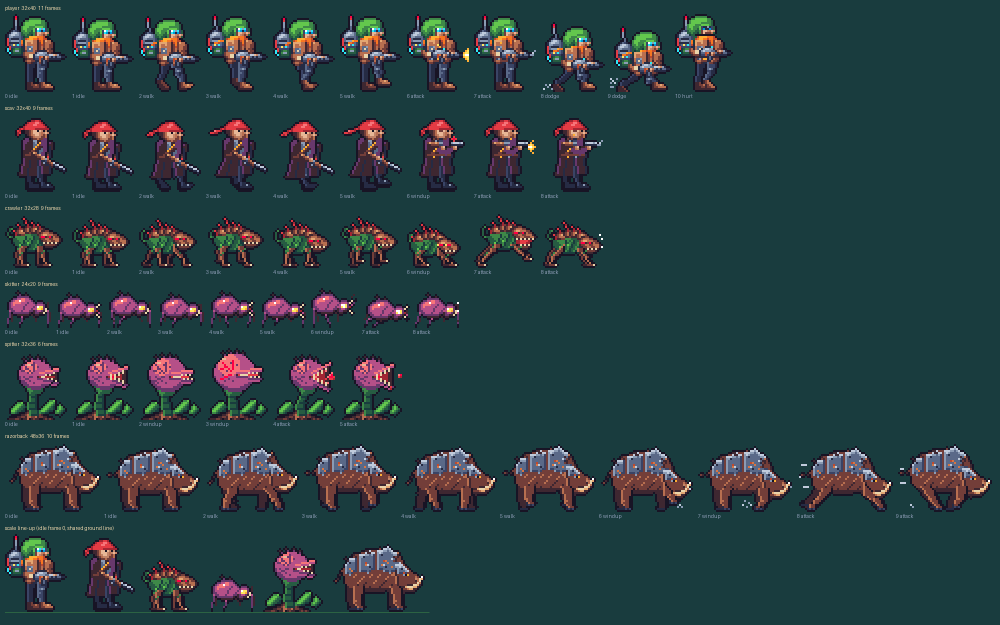
#> input picture pixel-art/contact_chars.png, 2000 x 1250 px (shown at 1/2 size)
$ python -i kit.py   (imports and definitions only)
#> lines starting #> are read from the running program, lines starting #| are printed output that depends on the picture
"""Shared helpers for the "night" sprite group (burrower, seed_carrier, seedling,
ruin_guard, colossus, survivor). An identical copy lives in each of those folders so
every build.py is self-contained:  from kit import *

Everything is drawn with pixelstudio's Sprite on one layer per frame, snapped to the
Endesga-32 palette; finish() adds the #181425 outer outline; export() writes the 1x
horizontal strip to public/sprites/<key>.png plus previews / GIF / night tests.
"""
import sys
from pathlib import Path

_local = Path(__file__).resolve().parents[2] / ".claude/skills/pixel-art-studio/scripts"
sys.path.insert(0, str(_local if _local.exists() else Path.home() / ".claude/skills/pixel-art-studio/scripts"))
from pixelstudio import Sprite, PALETTES, ramp, mix  # noqa: E402,F401
from PIL import Image, ImageDraw, ImageFont  # noqa: E402

ROOT = Path(__file__).resolve().parents[2]
PAL = PALETTES["endesga32"]

# ---- Endesga-32 by name -------------------------------------------------------
E = dict(
    rust="#be4a2f", clay="#d77643", cream="#ead4aa", skin="#e4a672", tan="#b86f50",
    brown="#733e39", plum="#3e2731", wine="#a22633", red="#e43b44", orange="#f77622",
    amber="#feae34", yellow="#fee761", lime="#63c74d", green="#3e8948", forest="#265c42",
    abyss="#193c3e", navy="#124e89", blue="#0099db", cyan="#2ce8f5", white="#ffffff",
    silver="#c0cbdc", grey="#8b9bb4", slate="#5a6988", steel="#3a4466", ink="#262b44",
    out="#181425", hot="#ff0044", purple="#68386c", magenta="#b55088", pink="#f6757a",
    peach="#e8b796", khaki="#c28569",
)
OUT = E["out"]

# shared material ramps (dark -> light), all Endesga
BARK = [E["plum"], E["brown"], E["tan"], E["khaki"]]
MOSS = [E["abyss"], E["forest"], E["green"], E["lime"]]
STONE = [E["ink"], E["steel"], E["slate"], E["grey"], E["silver"]]
STEEL = [E["ink"], E["steel"], E["slate"], E["grey"], E["silver"], E["white"]]
RUST = [E["plum"], E["brown"], E["rust"], E["clay"]]
DIRT = [E["plum"], E["brown"], E["tan"], E["khaki"], E["peach"]]
EMBER = [E["wine"], E["red"], E["hot"], E["orange"], E["amber"], E["yellow"]]
GLOW_A = [E["orange"], E["amber"], E["yellow"]]
ENERGY = [E["navy"], E["blue"], E["cyan"], E["white"]]


def new_sprite(w, h):
    return Sprite(w, h, palette="endesga32")


# [7 lines left out: function new_frame, not called in this run]


# ---- drawing helpers --------------------------------------------------------------

def hl(s, x0, x1, y, c, only=None):
    s.line(x0, y, x1, y, c, only=only)


def vl(s, x, y0, y1, c, only=None):
    s.line(x, y0, x, y1, c, only=only)


def pxs(s, pts, c, only=None):
    for x, y in pts:
        s.px(x, y, c, only=only)


# [16 lines left out: function shaded_ellipse, not called in this run]


def poly_shade(s, pts, base, light=None, dark=None, only=None):
    s.polygon(pts, base, only=only)


# [58 lines left out: functions mask_of, rim_light, part, not called in this run]


def finish(s, outline=OUT):
    """Outer 1px outline for the current frame (cel must keep a 1px margin)."""
    s.outline(outline, where="outside")


# [15 lines left out: function clean_orphans, not called in this run]


# ---- directional (top-left) light shading -------------------------------------------
import math as _m
_L = (-0.55, -0.62, 0.56)
_ln = _m.sqrt(sum(v * v for v in _L))
LIGHT = tuple(v / _ln for v in _L)


def _band(d, n, lo=-0.25, hi=0.95, bias=0.0):
    t = (d - lo) / (hi - lo) + bias
    return max(0, min(n - 1, int(t * n)))


# [81 lines left out: functions lit_ellipse, lit_mask, lit_limb, _grass_tile, not called in this run]


def _tint(im, t=(0.55, 0.68, 1.0)):
    r, g, b, a = im.split()
    r = r.point(lambda v: int(v * t[0]))
    g = g.point(lambda v: int(v * t[1]))
    b = b.point(lambda v: int(v * t[2]))
    return Image.merge("RGBA", (r, g, b, a))


def _label(im, text, xy, fill=(235, 235, 235)):
    ImageDraw.Draw(im).text(xy, text, fill=fill, font=ImageFont.load_default())


# [93 lines left out: functions check, export, not called in this run]

>>> import cv2
>>> picture = cv2.imread('../contact_chars.png', cv2.IMREAD_GRAYSCALE)
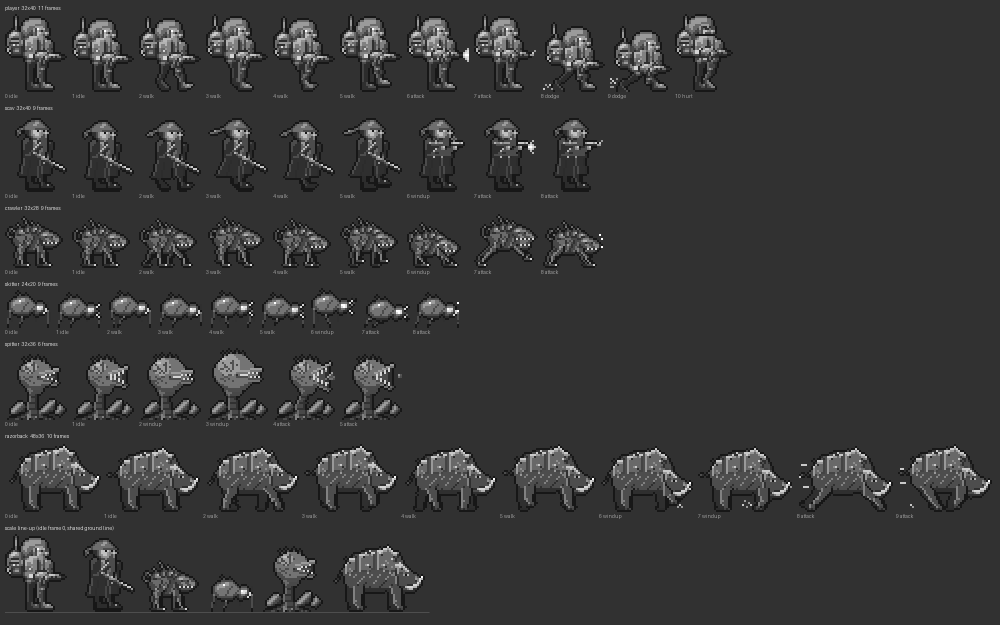
#> picture: shape (1250, 2000) (shown at 1/2 size); min 23, max 255, mean 55.4
>>> result = _tint(picture)
#> (the run stopped early here; a loop or call above may not have finished)

$ run again, on pixel-art/contact_towers.png
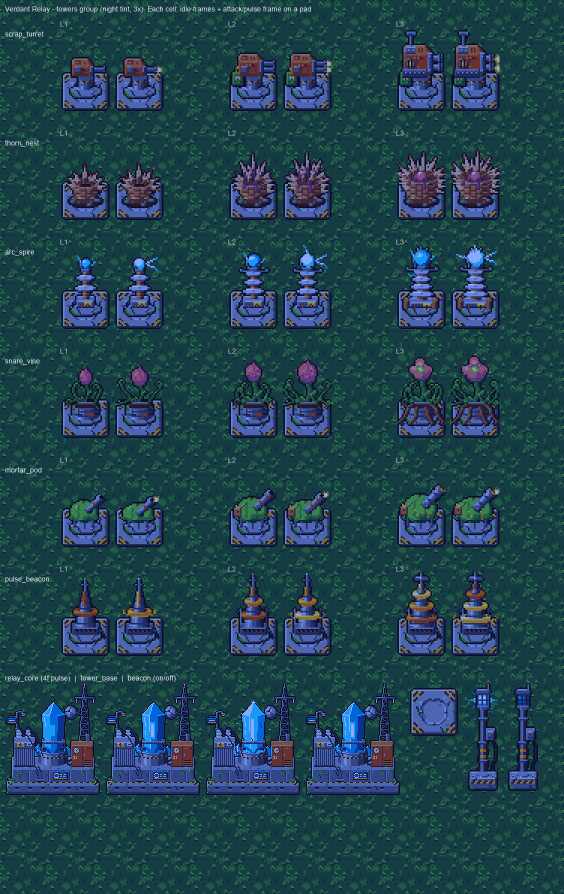
#> input picture pixel-art/contact_towers.png, 1128 x 1788 px (shown at 1/2 size)
#> `picture = cv2.imread('../contact_chars.png', cv2.IMREAD_GRAYSCALE)`:
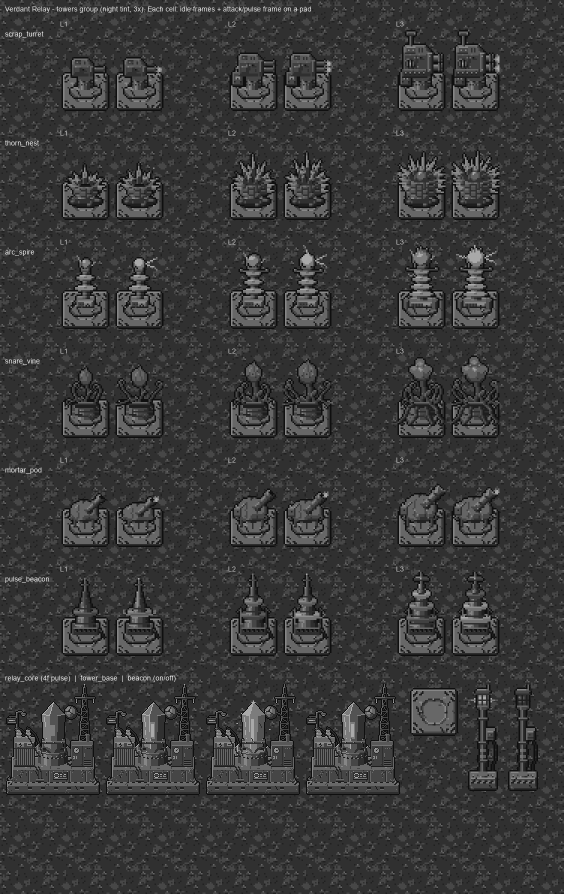
#> picture: shape (1788, 1128) (shown at 1/2 size); min 15, max 241, mean 57
